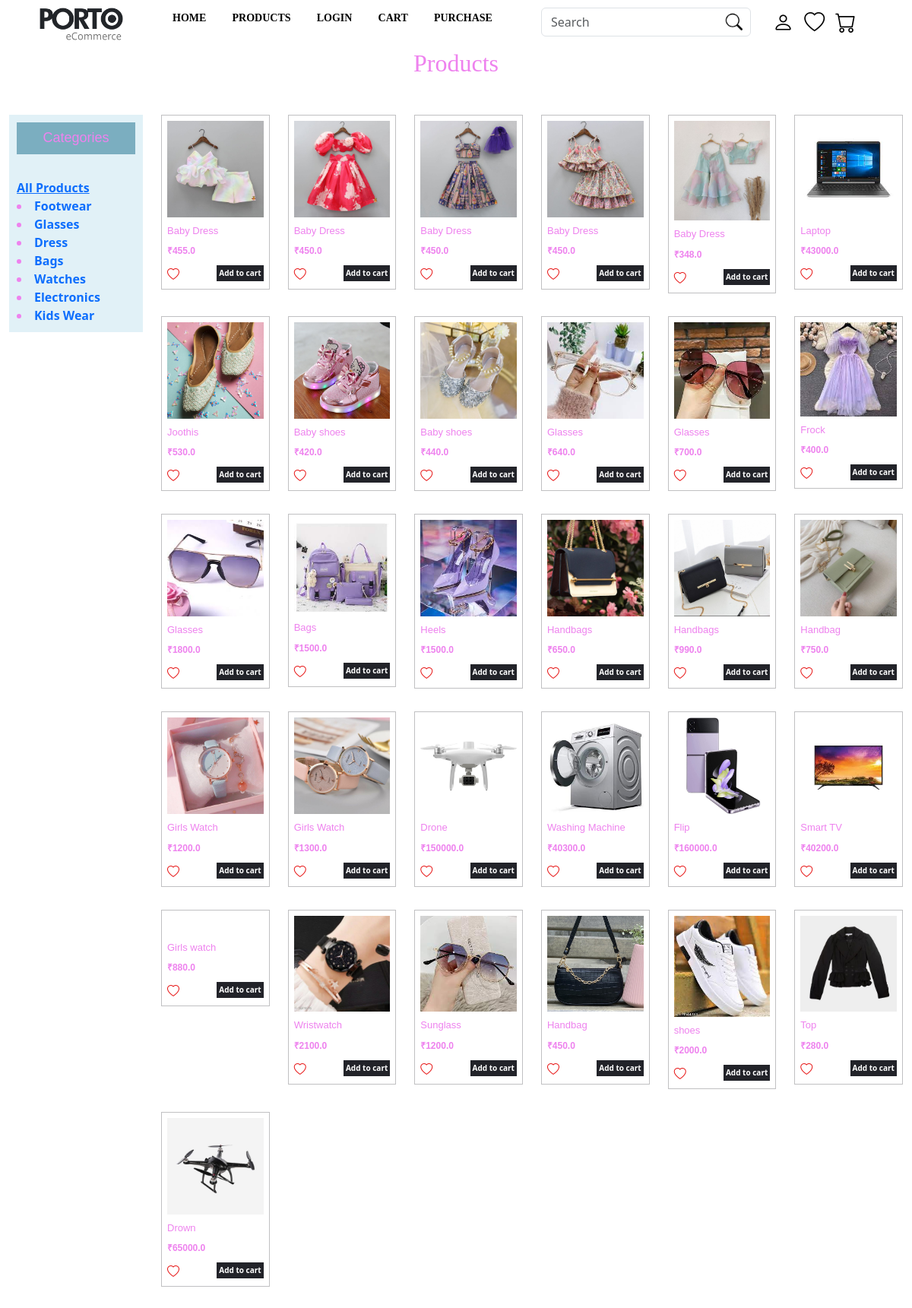
The app's page /products/0 with its own data.
### pages/models.py (models this page shows, shortened)
class Category(models.Model):
    cat_name=models.CharField(max_length=255)
    cat_image=models.ImageField(null=True,upload_to='uploads')
    cat_pro_count=models.IntegerField()

class Product(models.Model): #uploaded product details are shown in this model
    product_name=models.CharField(max_length=255)
    product_price=models.FloatField()
    product_image=models.CharField(max_length=255)
    product_desc=models.CharField(null=True,max_length=400)
    product_cat=models.IntegerField(null=True)

### pages/views.py (the view)
# urls.py: path('products/<int:id>',views.viewproducts,name='products'),
def viewproducts(request,id):
    cats = Category.objects.all()
    if id==0:
        products = Product.objects.all().order_by('-id').values()
    else:
        products = Product.objects.filter(product_cat=id).order_by('-id').values()
    context = {
        'products' : products,
        'cats' : cats
    }
    template = loader.get_template('viewproducts.html')
    return HttpResponse(template.render(context,request))

### pages/templates/viewproducts.html (shortened to what this page needs)
{% extends 'master.html' %}
{% load static %}
{% block content %}
<section>
    <h2 class="prohead">Products</h2> <br>
    <div class="container-fluid">
        <div class="row">
            <div class="col-sm-2">
                <div class="cats">
                        <h2 class="cathead">Categories</h2> <br>
                        <a href="/products/0">All Products</a>
                        {% for x in cats %}
                            <li><a href="/products/{{x.id}}" style="text-decoration: none;">{{ x.cat_name }}</a></li>
                        {% endfor %}
                </div>
            </div>
            <div class="col-sm-10">
                <div class="row">
                    {% for x in products %}
                    <div class="col-sm-2">
                        <div class="proimg">
                            <img src="{% static 'uploads/' %}{{x.product_image}}" alt="" width="100%">
                            <h6 class="head">{{ x.product_name }}</h6>
                            <span>
                                <p class="price1">₹{{ x.product_price }}</p>
                            </span>
                                    <div class="row">
                                        <div class="col-sm-3">
                                            <a href="/addtowish/{{x.id}}"><i class="bi-heart" style=" cursor: pointer; color: rgb(231, 19, 19);  "></i></a>
                                        </div>
                                        <div class="col-sm-9">
                                            <a href="/addtocart/{{x.id}}" class="cart" style="padding: 3px;font-size: 10px;">Add to cart</a>
                                        </div>
                                    </div>
                        </div>
                    </div>
                    {% endfor %}
                </div>
            </div>
        </div>
    </div>
</section>
{% endblock %}

### pages/static/shopping.css (style rules this page uses)
.head { margin: 10px 0px 10px 0px; font-size: 13px; font-family: sans-serif; }
.price1 { margin: 10px 0px 10px 0px; font-family: sans-serif; font-size: 12px; font-weight: bold; }
.prohead { margin: 0px 0px 25px 0px; text-align: center; font-family:Cambria, Cochin, Georgia, Times, 'Times New Roman', serif; }
.proimg { margin-bottom: 30px; border:1px solid #c0c0c2; padding: 7px; }
.cart { font-size:12px; text-decoration: none; background-color: #222329; color: #fff; float: right; }
.cathead { background-color:rgb(123, 174, 192); text-align: center; font-size: 18px; font-family:'Franklin Gothic Medium', 'Arial Narrow', Arial, sans-serif; padding: 10px 0px; }
.cats { background-color:rgb(225, 241, 247); padding: 10px 10px 10px 10px ; }

### mystaticfiles/myglobal.css (style rules this page uses)
body { color:violet; font-weight: bold; }

### records on screen
Category: cat_name "Footwear"
Category: cat_name "Glasses"
Category: cat_name "Dress"
Category: cat_name "Bags"
Category: cat_name "Watches"
Category: cat_name "Electronics"
Category: cat_name "Kids Wear"
Product: product_image (picture), product_name "Baby Dress", product_price "455.0"
Product: product_image (picture), product_name "Baby Dress", product_price "450.0"
Product: product_image (picture), product_name "Baby Dress", product_price "450.0"
Product: product_image (picture), product_name "Baby Dress", product_price "450.0"
Product: product_image (picture), product_name "Baby Dress", product_price "348.0"
Product: product_image (picture), product_name "Laptop", product_price "43000.0"
Product: product_image (picture), product_name "Joothis", product_price "530.0"
Product: product_image (picture), product_name "Baby shoes", product_price "420.0"
Product: product_image (picture), product_name "Baby shoes", product_price "440.0"
Product: product_image (picture), product_name "Glasses", product_price "640.0"
Product: product_image (picture), product_name "Glasses", product_price "700.0"
Product: product_image (picture), product_name "Frock", product_price "400.0"
Product: product_image (picture), product_name "Glasses", product_price "1800.0"
Product: product_image (picture), product_name "Bags", product_price "1500.0"
Product: product_image (picture), product_name "Heels", product_price "1500.0"
Product: product_image (picture), product_name "Handbags", product_price "650.0"
Product: product_image (picture), product_name "Handbags", product_price "990.0"
Product: product_image (picture), product_name "Handbag", product_price "750.0"
Product: product_image (picture), product_name "Girls Watch", product_price "1200.0"
Product: product_image (picture), product_name "Girls Watch", product_price "1300.0"
Product: product_image (picture), product_name "Drone", product_price "150000.0"
Product: product_image (picture), product_name "Washing Machine", product_price "40300.0"
Product: product_image (picture), product_name "Flip", product_price "160000.0"
Product: product_image (picture), product_name "Smart TV", product_price "40200.0"
Product: product_name "Girls watch", product_price "880.0"
Product: product_image (picture), product_name "Wristwatch", product_price "2100.0"
Product: product_image (picture), product_name "Sunglass", product_price "1200.0"
Product: product_image (picture), product_name "Handbag", product_price "450.0"
Product: product_image (picture), product_name "shoes", product_price "2000.0"
Product: product_image (picture), product_name "Top", product_price "280.0"
Product: product_image (picture), product_name "Drown", product_price "65000.0"
